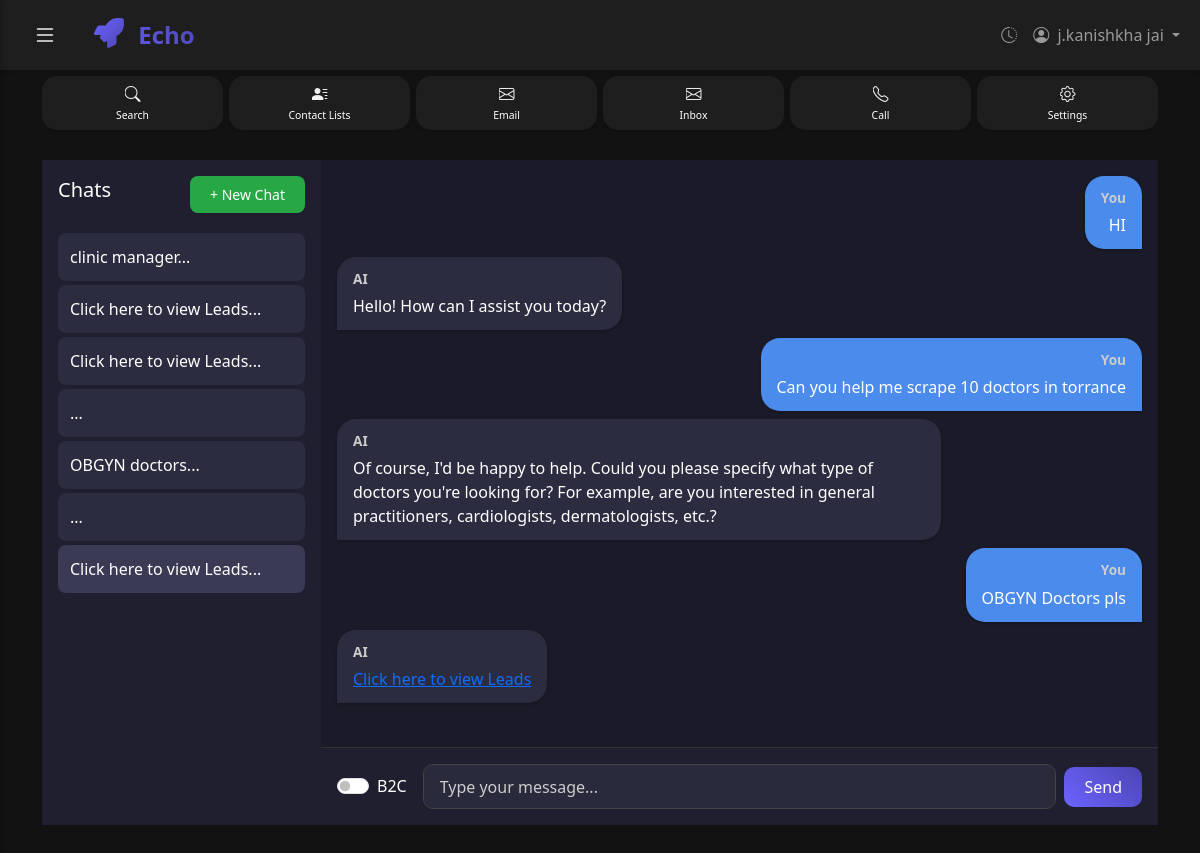
Page /c/9c91dc02-704c-47db-a340-1cb70801d1db (signed in) on the committed database.
### app/models.py (models this page shows)
class User(Base):
    __tablename__ = "users"
    id = Column(Integer, primary_key=True, index=True)
    name = Column(String(100), nullable=False)
    email = Column(String(100), unique=True, nullable=False, index=True)
    password = Column(String(100), nullable=False)
    created_at = Column(DateTime(timezone=True), server_default=func.now())
    search_history = relationship("SearchHistory", back_populates="user")

class ConversationHistory(Base):
    __tablename__ = "conversation_history"
    id = Column(Integer, primary_key=True, index=True)
    user_id = Column(String, index=True)
    chat_id = Column(String, index=True)
    role = Column(String)  # 'user' or 'assistant'
    content = Column(Text)
    final_reply = Column(Text, nullable=True)
    created_at = Column(DateTime(timezone=True), server_default=func.now())

### app/routes.py (the view)
@router.get("/c/{chat_id}", response_class=HTMLResponse)
async def chat_by_id(
    chat_id: str,
    request: Request,
    db: Session = Depends(get_db),
    user_info=Depends(get_current_user_for_templates)
):
    user_id = user_info.get("user_id")
    exists = (
        db.query(models.ConversationHistory)
        .filter_by(chat_id=chat_id, user_id=user_id)
        .first()
    )
    if not exists:
        raise HTTPException(status_code=404, detail="Chat not found")
    chat_messages = (
        db.query(models.ConversationHistory)
        .filter_by(chat_id=chat_id, user_id=user_id)
        .order_by(models.ConversationHistory.id.asc())
        .all()
    )
    subquery = (
        db.query(
            models.ConversationHistory.chat_id,
            func.max(models.ConversationHistory.created_at).label("latest_created_at")
        )
        .filter(models.ConversationHistory.user_id == user_id)
        .group_by(models.ConversationHistory.chat_id)
        .subquery()
    )
    latest_chats = (
        db.query(models.ConversationHistory)
        .join(subquery, and_(
            models.ConversationHistory.chat_id == subquery.c.chat_id,
            models.ConversationHistory.created_at == subquery.c.latest_created_at
        ))
        .order_by(models.ConversationHistory.created_at.desc())
        .all()
    )
    has_content = any(msg.content.strip() for msg in chat_messages)
    def strip_html_tags(text):
        return re.sub(r'<[^>]*>', '', text or "")
    for chat in latest_chats:
        chat.preview_text = strip_html_tags(chat.content)
    return templates.TemplateResponse("index.html", {
        "request": request,
        "chat_id": chat_id,
        "has_content": has_content,
        "chat_messages": chat_messages,
        "chats": latest_chats,  # used in sidebar
        **user_info
    })

### templates/index.html (shortened to what this page needs)
{% extends "base.html" %}
{% block content %}
<div id="chat-container">
  <div class="sidebars p-3">
    <div class="d-flex justify-content-between align-items-center mb-3">
      <h5 class="text-white">Chats</h5>
      <form action="/new-chat" method="post">
        <button class="btn btn-sm btn-success">+ New Chat</button>
      </form>
    </div>
    <div class="chat-list">
      {% for chat in chats %}
      <a href="/c/{{ chat.chat_id }}" class="chat-item {% if chat.chat_id == chat_id %}active{% endif %}">
        {{ chat.preview_text | truncate(30) }}...
      </a>
      {% endfor %}
    </div>
  </div>
  <div class="chat-area">
    <div id="messages" class="messages d-flex flex-column">
      {% if has_content %}
      {% for message in chat_messages %}
      {% if message.content.strip() %}
      <div
        class="chat-bubble {{ 'user-bubble align-self-end' if message.role == 'user' else 'ai-bubble align-self-start' }}">
        <strong>{{ 'You' if message.role == 'user' else 'AI' }}</strong>
        <div>{{ message.content | safe }}</div>
      </div>
      {% endif %}
      {% endfor %}
      {% endif %}
    </div>
    <div class="input-area">
  <form class="d-flex align-items-center" method="post" action="/search/{{ chat_id }}">
    <div class="form-check form-switch me-3">
      <input class="form-check-input" type="checkbox" id="btocToggle" name="btoc_mode">
      <label class="form-check-label" for="btocToggle">B2C</label>
    </div>
    <input id="chat-input" type="text" name="message" autocomplete="off"
           class="form-control me-2 shadow-none" placeholder="Type your message..." required>
    <button class="btn btn-primary">Send</button>
  </form>
</div>
  </div>
</div>
{% endblock %}

### templates/base.html (shortened to what this page needs)
<!DOCTYPE html>
<html lang="en">
<head>
    <link href="https://cdn.jsdelivr.net/npm/bootstrap@5.3.0-alpha1/dist/css/bootstrap.min.css" rel="stylesheet">
    <link href="https://cdn.jsdelivr.net/npm/bootstrap-icons@1.10.0/font/bootstrap-icons.css" rel="stylesheet">
    <link href="{{ url_for('static', path='/css/style.css') }}" rel="stylesheet">
</head>
<body>
    <nav class="navbar navbar-expand-lg navbar-dark">
        <div class="container-fluid">
            <button class="btn btn-link text-light me-3" id="toggleSidebar" type="button">
                <i class="bi bi-list fs-4"></i>
            </button>
            <a class="navbar-brand" href="/">
                <img src="{{ url_for('static', path='/img/logo.svg') }}" alt="Scrapper Logo" width="30" height="30" class="d-inline-block align-text-top me-2">
                Echo
            </a>
            <div class="collapse navbar-collapse" id="navbarNav">
                <ul class="navbar-nav ms-auto">
                    <li class="nav-item">
                        <a class="nav-link" href="/history" data-bs-toggle="tooltip" data-bs-placement="bottom" title="History">
                            <i class="bi bi-clock-history"></i>
                        </a>
                    </li>
                    {% if user_logged_in %}
                    <li class="nav-item dropdown">
                        <a class="nav-link dropdown-toggle" href="#" id="navbarDropdown" role="button" data-bs-toggle="dropdown" aria-expanded="false">
                            <i class="bi bi-person-circle me-1"></i> {{ user_name }}
                        </a>
                    </li>
                    {% endif %}
                </ul>
            </div>
        </div>
    </nav>
    <div class="nav-card-buttons">
        <div class="container">
            <div class="nav-cards">
                <a href="/" class="nav-card-item {% if request.url.path == '/' or request.url.path == '/search' %}active{% endif %}">
                    <i class="bi bi-search"></i>
                    <span>Search</span>
                </a>
                <a href="/contact-lists" class="nav-card-item {% if request.url.path == '/contact-lists' %}active{% endif %}">
                    <i class="bi bi-person-lines-fill"></i>
                    <span>Contact Lists</span>
                </a>
                <a href="/email" class="nav-card-item {% if request.url.path == '/email' %}active{% endif %}">
                    <i class="bi bi-envelope"></i>
                    <span>Email</span>
                </a>
                <a href="/inbox" class="nav-card-item {% if request.url.path == '/inbox' %}active{% endif %}">
                    <i class="bi bi-envelope"></i>
                    <span>Inbox</span>
                </a>
                <a href="/call" class="nav-card-item {% if request.url.path == '/call' %}active{% endif %}">
                    <i class="bi bi-telephone"></i>
                    <span>Call</span>
                </a>
                <a href="/settings" class="nav-card-item {% if request.url.path == '/settings' %}active{% endif %}">
                    <i class="bi bi-gear"></i>
                    <span>Settings</span>
                </a>
            </div>
        </div>
    </div>
    <div class="content-wrapper" id="content-wrapper">
        <div class="container py-4">
            {% block content %}{% endblock %}
        </div>
    </div>
</body>
</html>

### static/css/style.css (style rules this page uses)
:root { --primary: #6c63ff; --secondary: #4b45b2; --success: #28a745; --info: #17a2b8; --warning: #ffc107; --danger: #dc3545; --dark: #121212; --dark-light: #1E1E1E; --dark-lighter: #2d2d2d; --text-primary: #FFFFFF; --text-secondary: #B3B3B3; --border-radius: 15px; --border-radius-sm: 10px; --border-radius-lg: 20px; --border-radius-xl: 30px; }
body { background-color: var(--dark); color: var(--text-primary); font-family: 'Roboto', sans-serif; transition: all 0.3s ease; }
.content-wrapper { transition: margin-left 0.3s ease; min-height: calc(100vh - 70px); }
.navbar { background-color: var(--dark-light) !important; box-shadow: 0 2px 5px rgba(0, 0, 0, 0.2); }
.navbar-brand { font-size: 1.5rem; font-weight: 700; background: linear-gradient(45deg, var(--primary), var(--secondary)); -webkit-background-clip: text; background-clip: text; -webkit-text-fill-color: transparent; margin-right: 20px; }
.nav-card-buttons { background-color: var(--dark); padding: 4px 0; }
.nav-cards { display: flex; justify-content: space-between; align-items: center; flex-wrap: nowrap; overflow-x: auto; gap: 6px; padding: 2px 0; }
.nav-card-item { flex: 1; background-color: var(--dark-light); color: var(--text-primary); text-align: center; padding: 6px 8px; border-radius: var(--border-radius); text-decoration: none; transition: all 0.3s ease; min-width: 50px; box-shadow: 0 2px 4px rgba(0, 0, 0, 0.1); display: flex; flex-direction: column; align-items: center; position: relative; overflow: hidden; }
.nav-card-item i { font-size: 1rem; margin-bottom: 2px; background: linear-gradient(45deg, #ffffff, #e0e0e0); -webkit-background-clip: text; background-clip: text; -webkit-text-fill-color: transparent; }
.nav-card-item span { font-size: 0.65rem; font-weight: 500; }
.form-control, .form-select { background-color: var(--dark-lighter); border: 1px solid #444; color: var(--text-primary); border-radius: var(--border-radius-sm); padding: 0.6rem 1rem; }
.btn { border-radius: var(--border-radius-sm); padding: 0.5rem 1.25rem; }
.btn-primary { background: linear-gradient(45deg, var(--primary), var(--secondary)); border: none; border-radius: var(--border-radius-sm); }
.btn-sm { border-radius: calc(var(--border-radius-sm) - 2px); }

### templates/index.html (style rules this page uses)
html, body { height: 100%; margin: 0; background-color: #121212; font-family: 'Segoe UI', sans-serif; }
#chat-container { height: 70vh; display: flex; }
.sidebars { width: 25%; background-color: #1f1f2f; display: flex; flex-direction: column; }
.chat-list { overflow-y: auto; flex-grow: 1; }
.chat-item { background-color: #2c2c40; padding: 0.75rem; margin: 0.25rem 0; border-radius: 0.5rem; color: white; text-decoration: none; display: block; }
.chat-item.active, .chat-item:hover { background-color: #3a3a55; }
.chat-area { width: 75%; background-color: #1a1a28; display: flex; flex-direction: column; }
.messages { flex-grow: 1; overflow-y: auto; padding: 1rem; }
.chat-bubble { max-width: 75%; padding: 0.75rem 1rem; border-radius: 1.2rem; margin-bottom: 0.5rem; word-wrap: break-word; box-shadow: 0 1px 3px rgba(0, 0, 0, 0.2); }
.user-bubble { background-color: #4b8bec; color: #fff; align-self: flex-end; border-bottom-right-radius: 0; text-align: right; }
.ai-bubble { background-color: #2c2c40; color: #fff; align-self: flex-start; border-bottom-left-radius: 0; text-align: left; }
.chat-bubble strong { font-size: 0.85rem; display: block; margin-bottom: 0.3rem; color: #ccc; }
.input-area { padding: 1rem; background-color: #1f1f2f; border-top: 1px solid #333; }
.form-control { background-color: #2a2a3d; color: #fff; border: 1px solid #444; }
.form-control::placeholder { color: #ccc; }
.btn-primary { background-color: #4b8bec; border: none; }
.btn-success { background-color: #28a745; border: none; }

### rows in the picture
User: name "j.kanishkha jai"
ConversationHistory: preview_text "clinic manager"
ConversationHistory: preview_text "Click here to view Leads"
ConversationHistory: preview_text "Click here to view Leads"
ConversationHistory: preview_text "OBGYN doctors"
ConversationHistory: preview_text "Click here to view Leads", role "AI", content "Click here to view Leads"
ConversationHistory: role "You", content "HI"
ConversationHistory: role "AI", content "Hello! How can I assist you today?"
ConversationHistory: role "You", content "Can you help me scrape 10 doctors in torrance"
ConversationHistory: role "AI", content "Of course, I'd be happy to help. Could you please specify what type of doctors you're looking for? For example, are you interested in general practitioners, cardiologists, dermatologists, etc.?"
ConversationHistory: role "You", content "OBGYN Doctors pls"
